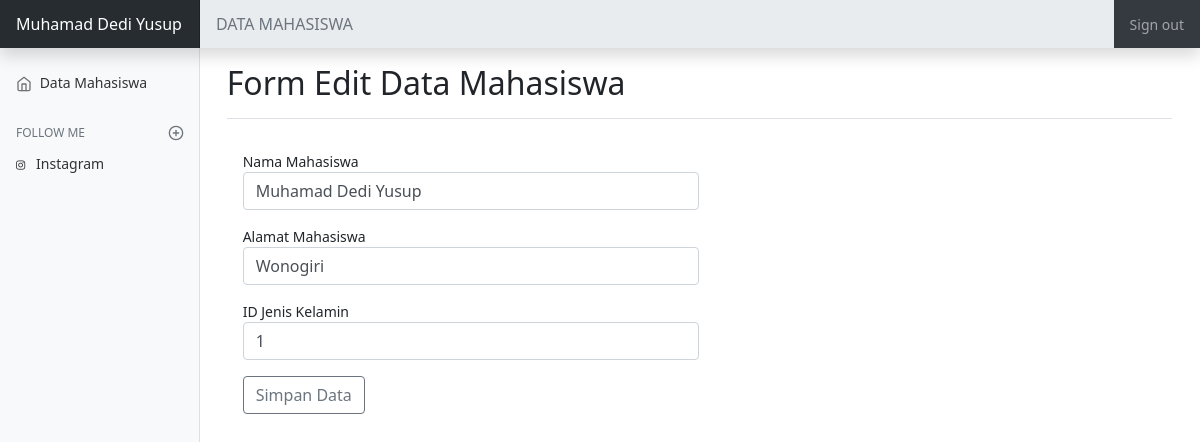
Screenshot of /edit_data.php?id=8 with the database file from the repository.
### tables this page shows
CREATE TABLE `tb_mahasiswa` (
  `id_mhs` int(11) NOT NULL,
  `nama_mhs` varchar(50) NOT NULL,
  `alamat_mhs` varchar(50) NOT NULL,
  `id_jeniskelamin` int(11) NOT NULL
);

### edit_data.php (the view, shortened to what this page needs)
<?php include 'header.php'; ?>
<main class="col-md-9 ml-sm-auto col-lg-10 px-md-4">
    <div class="d-flex justify-content-between flex-wrap flex-md-nowrap align-items-center pt-3 pb-2 mb-3 border-bottom">
        <h1 class="h2">Form Edit Data Mahasiswa</h1>
    </div>
    <?php
    include 'koneksi.php';
    $id = $_GET['id'];
    $qry = "SELECT * FROM tb_mahasiswa WHERE id_mhs='$id'";
    $data = mysqli_query($koneksi, $qry);
    $d = mysqli_fetch_assoc($data);
    ?>
    <div class="card-body">
        <form action="" method="GET">
            <div class="form-row">
                <div class="mb-3 form-group col-md-6">
                    <label for="nama">Nama Mahasiswa</label>
                    <input type=text name=nama size=15 class=form-control value="<?= $d['nama_mhs'] ?>" required>
                </div>
                <div class="mb-3 form-group col-md-6">
                    <label for="alamat">Alamat Mahasiswa</label>
                    <input type=text name=alamat size=25 class=form-control value="<?= $d['alamat_mhs'] ?>" required>
                </div>
                <div class="mb-3 form-group col-md-6">
                    <label for="jk">ID Jenis Kelamin</label>
                    <input type=text name=jk size=25 class=form-control value="<?= $d['id_jeniskelamin'] ?>" required>
                </div>
            </div>
            <button type="submit" name="submit" class="btn btn-outline-secondary">Simpan Data</button>
        </form>
    </div>
    </div>
    <?php
    include 'footer.php';
    ?>

### assets/stylesheet.css (style rules this page uses)
body { font-size: .875rem; }

### rows the page displays
tb_mahasiswa: nama "Muhamad Dedi Yusup", alamat "Wonogiri", jk "1"
